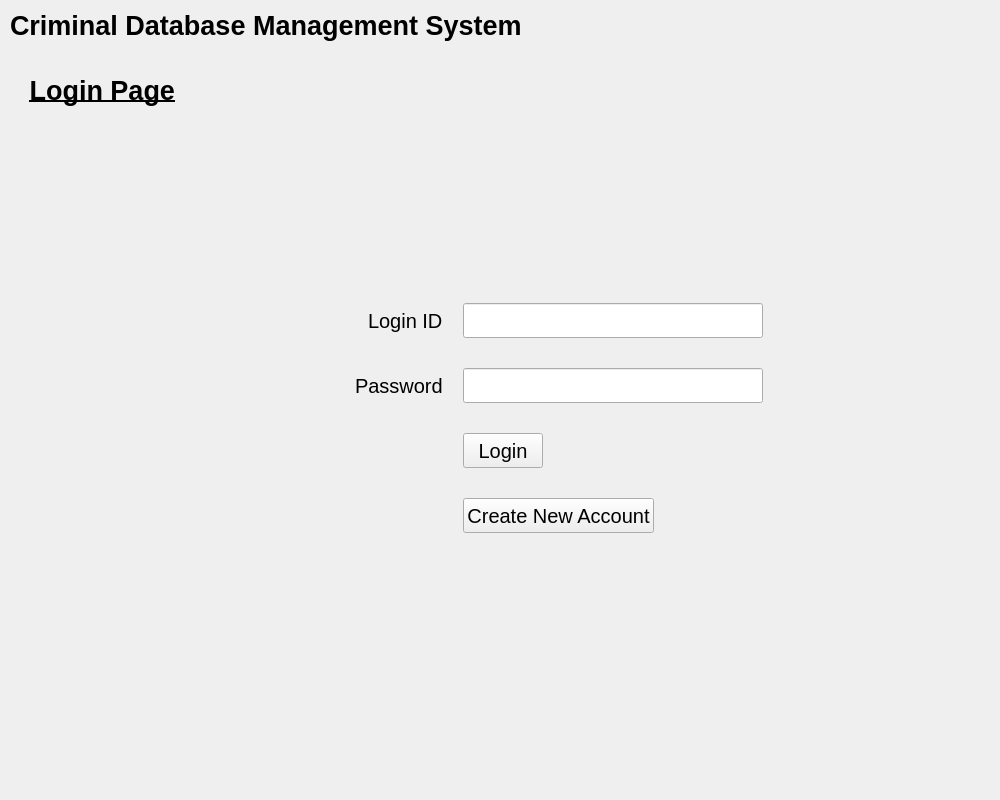
<?xml version="1.0" encoding="UTF-8"?>
<ui version="4.0">
 <class>MainWindow</class>
 <widget class="QMainWindow" name="MainWindow">
  <property name="geometry">
   <rect>
    <x>0</x>
    <y>0</y>
    <width>1000</width>
    <height>800</height>
   </rect>
  </property>
  <property name="minimumSize">
   <size>
    <width>800</width>
    <height>600</height>
   </size>
  </property>
  <property name="maximumSize">
   <size>
    <width>1920</width>
    <height>1080</height>
   </size>
  </property>
  <property name="windowTitle">
   <string>MainWindow</string>
  </property>
  <widget class="QWidget" name="mainWidget">
   <property name="maximumSize">
    <size>
     <width>1000</width>
     <height>800</height>
    </size>
   </property>
   <layout class="QVBoxLayout" name="MainLayout">
    <property name="spacing">
     <number>10</number>
    </property>
    <property name="sizeConstraint">
     <enum>QLayout::SetMaximumSize</enum>
    </property>
    <property name="leftMargin">
     <number>10</number>
    </property>
    <property name="topMargin">
     <number>10</number>
    </property>
    <property name="rightMargin">
     <number>10</number>
    </property>
    <property name="bottomMargin">
     <number>10</number>
    </property>
    <item alignment="Qt::AlignTop">
     <widget class="QLabel" name="title">
      <property name="font">
       <font>
        <pointsize>20</pointsize>
        <weight>75</weight>
        <bold>true</bold>
       </font>
      </property>
      <property name="text">
       <string>Criminal Database Management System</string>
      </property>
      <property name="margin">
       <number>0</number>
      </property>
     </widget>
    </item>
    <item>
     <widget class="QWidget" name="loginWidget" native="true">
      <property name="sizePolicy">
       <sizepolicy hsizetype="Preferred" vsizetype="Preferred">
        <horstretch>0</horstretch>
        <verstretch>1</verstretch>
       </sizepolicy>
      </property>
      <layout class="QHBoxLayout" name="horizontalLayout" stretch="0,0">
       <property name="spacing">
        <number>10</number>
       </property>
       <property name="leftMargin">
        <number>10</number>
       </property>
       <property name="topMargin">
        <number>10</number>
       </property>
       <property name="rightMargin">
        <number>10</number>
       </property>
       <property name="bottomMargin">
        <number>10</number>
       </property>
       <item>
        <widget class="QWidget" name="verticalWidget" native="true">
         <layout class="QVBoxLayout" name="verticalLayout">
          <item>
           <widget class="QLabel" name="label">
            <property name="minimumSize">
             <size>
              <width>0</width>
              <height>40</height>
             </size>
            </property>
            <property name="maximumSize">
             <size>
              <width>16777215</width>
              <height>40</height>
             </size>
            </property>
            <property name="font">
             <font>
              <pointsize>20</pointsize>
              <weight>75</weight>
              <bold>true</bold>
              <underline>true</underline>
             </font>
            </property>
            <property name="text">
             <string>Login Page</string>
            </property>
            <property name="alignment">
             <set>Qt::AlignRight|Qt::AlignTrailing|Qt::AlignVCenter</set>
            </property>
           </widget>
          </item>
          <item>
           <widget class="QLabel" name="loginImg">
            <property name="text">
             <string/>
            </property>
            <property name="pixmap">
             <pixmap>../.resource/loginImg.svg</pixmap>
            </property>
            <property name="alignment">
             <set>Qt::AlignLeading|Qt::AlignLeft|Qt::AlignVCenter</set>
            </property>
           </widget>
          </item>
         </layout>
        </widget>
       </item>
       <item alignment="Qt::AlignHCenter|Qt::AlignVCenter">
        <widget class="QWidget" name="regFields" native="true">
         <property name="sizePolicy">
          <sizepolicy hsizetype="Expanding" vsizetype="Fixed">
           <horstretch>1</horstretch>
           <verstretch>1</verstretch>
          </sizepolicy>
         </property>
         <property name="font">
          <font>
           <pointsize>15</pointsize>
          </font>
         </property>
         <layout class="QGridLayout" name="gridLayout" rowstretch="0,0,0,0,0,0">
          <property name="leftMargin">
           <number>5</number>
          </property>
          <property name="topMargin">
           <number>5</number>
          </property>
          <property name="rightMargin">
           <number>5</number>
          </property>
          <property name="bottomMargin">
           <number>10</number>
          </property>
          <property name="horizontalSpacing">
           <number>20</number>
          </property>
          <property name="verticalSpacing">
           <number>30</number>
          </property>
          <item row="4" column="2" alignment="Qt::AlignLeft">
           <widget class="QPushButton" name="loginBtn">
            <property name="minimumSize">
             <size>
              <width>0</width>
              <height>35</height>
             </size>
            </property>
            <property name="text">
             <string>Login</string>
            </property>
           </widget>
          </item>
          <item row="1" column="0" alignment="Qt::AlignRight">
           <widget class="QLabel" name="passwordLabel">
            <property name="minimumSize">
             <size>
              <width>0</width>
              <height>35</height>
             </size>
            </property>
            <property name="text">
             <string>Password</string>
            </property>
           </widget>
          </item>
          <item row="0" column="0" alignment="Qt::AlignRight">
           <widget class="QLabel" name="idLabel">
            <property name="minimumSize">
             <size>
              <width>0</width>
              <height>35</height>
             </size>
            </property>
            <property name="text">
             <string>Login ID</string>
            </property>
           </widget>
          </item>
          <item row="5" column="2" alignment="Qt::AlignLeft">
           <widget class="QPushButton" name="newAccBtn">
            <property name="minimumSize">
             <size>
              <width>0</width>
              <height>35</height>
             </size>
            </property>
            <property name="text">
             <string>Create New Account</string>
            </property>
           </widget>
          </item>
          <item row="0" column="2" alignment="Qt::AlignLeft">
           <widget class="QLineEdit" name="id">
            <property name="sizePolicy">
             <sizepolicy hsizetype="Expanding" vsizetype="Fixed">
              <horstretch>1</horstretch>
              <verstretch>0</verstretch>
             </sizepolicy>
            </property>
            <property name="minimumSize">
             <size>
              <width>300</width>
              <height>35</height>
             </size>
            </property>
           </widget>
          </item>
          <item row="1" column="2" alignment="Qt::AlignLeft">
           <widget class="QLineEdit" name="password">
            <property name="sizePolicy">
             <sizepolicy hsizetype="MinimumExpanding" vsizetype="Fixed">
              <horstretch>1</horstretch>
              <verstretch>0</verstretch>
             </sizepolicy>
            </property>
            <property name="minimumSize">
             <size>
              <width>300</width>
              <height>35</height>
             </size>
            </property>
            <property name="sizeIncrement">
             <size>
              <width>0</width>
              <height>0</height>
             </size>
            </property>
            <property name="echoMode">
             <enum>QLineEdit::Password</enum>
            </property>
           </widget>
          </item>
          <item row="1" column="3" alignment="Qt::AlignLeft">
           <widget class="QPushButton" name="eyeBtn">
            <property name="minimumSize">
             <size>
              <width>35</width>
              <height>35</height>
             </size>
            </property>
            <property name="maximumSize">
             <size>
              <width>35</width>
              <height>35</height>
             </size>
            </property>
            <property name="text">
             <string/>
            </property>
            <property name="icon">
             <iconset>
              <normaloff>../.resource/eyeOpen.svg</normaloff>../.resource/eyeOpen.svg</iconset>
            </property>
            <property name="iconSize">
             <size>
              <width>30</width>
              <height>30</height>
             </size>
            </property>
            <property name="flat">
             <bool>true</bool>
            </property>
           </widget>
          </item>
         </layout>
        </widget>
       </item>
      </layout>
     </widget>
    </item>
   </layout>
  </widget>
 </widget>
 <resources/>
 <connections/>
</ui>
